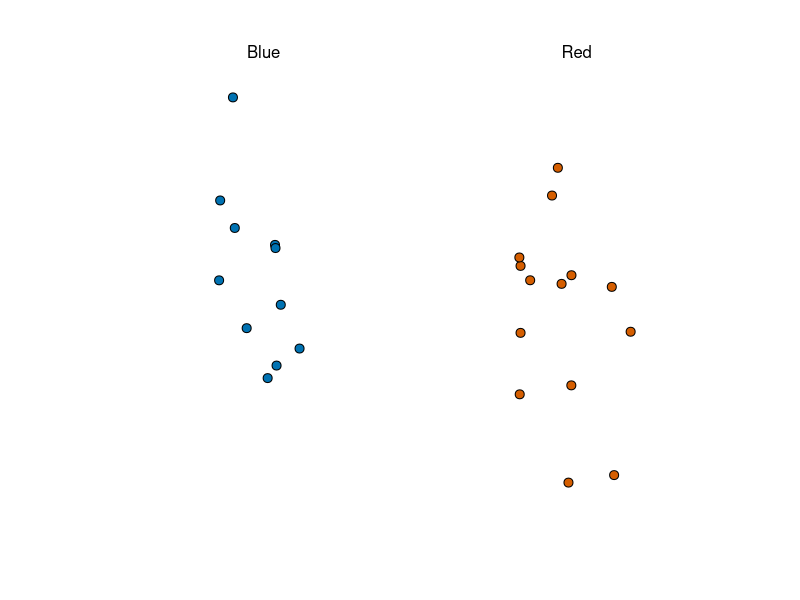
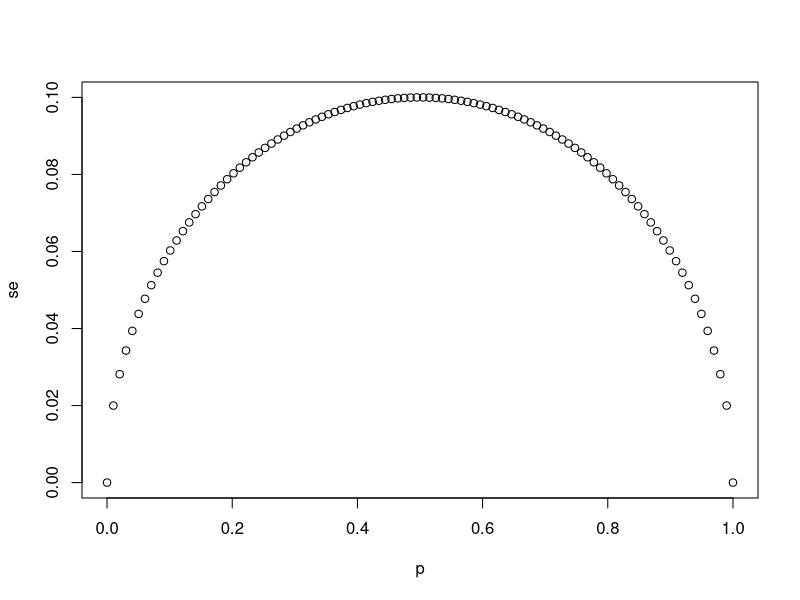
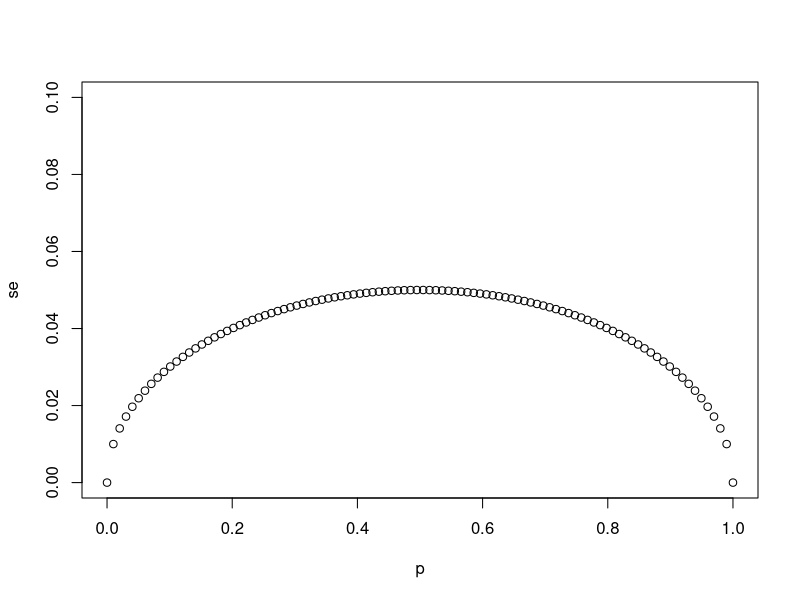
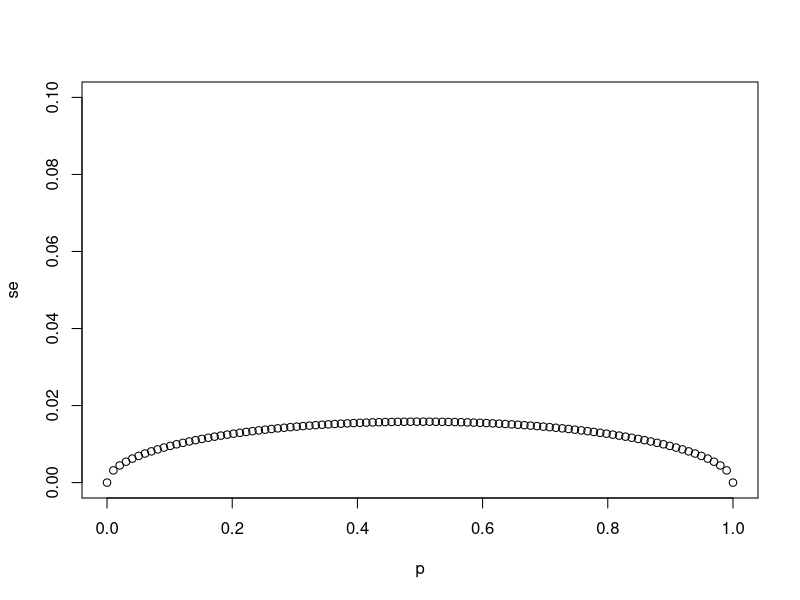
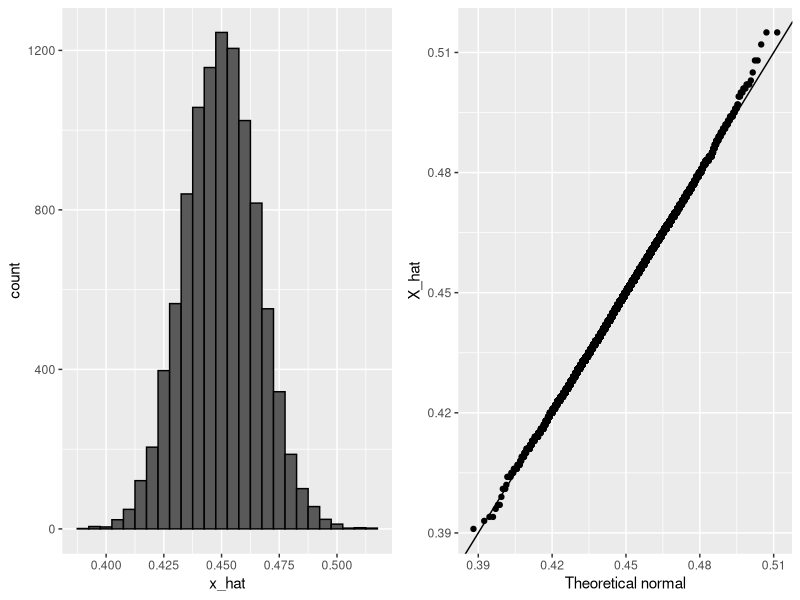
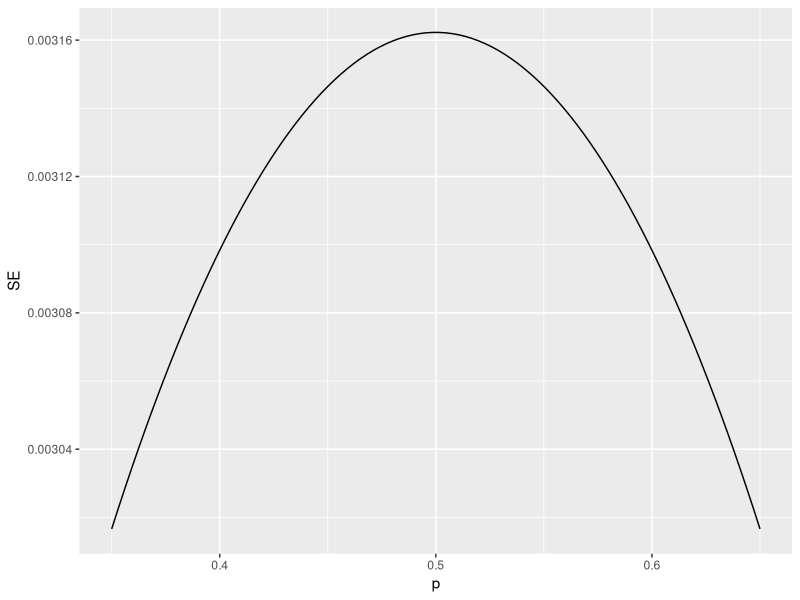

Source code (R) for these figures, in order: (Note: this script raises an error after producing the figures.)
#getwd()
#setwd("D:\R_projects\Jumble")

library(tidyverse)
library(dslabs)
take_poll(25)    # draw 25 beads

# The vector `p` contains 100 proportions of Democrats ranging from 0 to 1 using the `seq` function
p <- seq(0, 1, length = 100)

# The vector `sample_sizes` contains the three sample sizes
sample_sizes <- c(25, 100, 1000)

# Write a for-loop that calculates the standard error `se` for every value of `p` for each of the three samples sizes `N` in the vector `sample_sizes`. Plot the three graphs, using the `ylim` argument to standardize the y-axis across all three plots.

for (N in sample_sizes){
  se <- sqrt(p*(1-p)/N)
  plot(p,se,ylim=c(0,0.1))
}

#Computing the probability of X_bar being within .01 of p
X_hat <- 0.48
se <- sqrt(X_hat*(1-X_hat)/25)
pnorm(0.01/se) - pnorm(-0.01/se)


p <- 0.45
N <- 1000
B <- 10000


x_hat <- replicate(B,{
 x <- sample(c(0,1),N,replace = TRUE,prob = c(1-p,p))
 mean(x)
 })

mean(x_hat)
sd(x_hat)

library(tidyverse)
library(gridExtra)

p1 <- data.frame(x_hat = x_hat) %>%
  ggplot(aes(x_hat)) +
  geom_histogram(binwidth = 0.005, color = "black")

p2 <- data.frame(x_hat = x_hat) %>%
  ggplot(aes(sample = x_hat)) +
  stat_qq(dparams = list(mean = mean(x_hat), sd = sd(x_hat))) +
  geom_abline() +
  ylab("X_hat") +
  xlab("Theoretical normal")

grid.arrange(p1, p2, nrow=1)

#Plotting margin of error in an extremely large poll over a range of values of p
N <- 100000
p <- seq(0.35, 0.65, length = 100)
SE <- sapply(p, function(x) 2*sqrt(x*(1-x)/N))
data.frame(p = p, SE = SE) %>%
  ggplot(aes(p, SE)) +
  geom_line() 

#qqplot without ggplot
qqnorm(errors)
qqline(errors)

#----------------------
data("nhtemp")
head(nhtemp)
# handling ts data type.

data.frame(year=as.numeric(time(nhtemp)),temperature = as.numeric(nhtemp)) %>%
  ggplot(aes(year,temperature)) + geom_point() + geom_smooth() + ggtitle("Average Yearly Temperatures in New Haven")
#stat_smooth has more options
data.frame(year=as.numeric(time(nhtemp)),temperature = as.numeric(nhtemp)) %>%
  ggplot(aes(year,temperature)) + geom_point() + stat_smooth() + ggtitle("Average Yearly Temperatures in New Haven")

#-----
z <- qnorm(0.995)    # calculate z to solve for 99% confidence interval
pnorm(qnorm(0.995))    # demonstrating that qnorm gives the z value for a given probability
pnorm(qnorm(1-0.995))    # demonstrating symmetry of 1-qnorm
pnorm(z) - pno
rm(-z)    # demonstrating that this z value gives correct probability for interval

#--- monte carlo for CI
p <- 0.45
N <- 1000
X <- sample(c(0,1), size = N, replace = TRUE, prob = c(1-p, p))    # generate N observations
X_hat <- mean(X)    # calculate X_hat
SE_hat <- sqrt(X_hat*(1-X_hat)/N)    # calculate SE_hat, SE of the mean of N observations
c(X_hat - 2*SE_hat, X_hat + 2*SE_hat)    # build interval of 2*SE above and below mean

B <- 10000
inside <- replicate(B,{
  x <- sample(c(0,1), size = N , replace = TRUE , prob = c(1-p,p))
  x_hat <- mean(x)
  SE_hat <- sqrt(x_hat*(1-x_hat)/N)
  between(p,x_hat-2*SE_hat,x_hat+2*SE_hat)
})
mean(inside)

# Confidence interval for the spread with sample size of 25 - power of the test???
N <- 25
x_hat <- 0.48
(2 * x_hat - 1) + c(-1.96, 1.96) * 2 * sqrt(x_hat * (1 - x_hat) / N)

require(dslabs)
require(tidyverse)
data(polls_us_election_2016)
polls <- polls_us_election_2016 %>% filter(enddate>=as.Date("2016-10-31") & state=="U.S.")
polls <- polls_us_election_2016 %>% filter(enddate>="2016-10-31" & state=="U.S.")


#--- How to create plot for only the count of groupbu variable is five or more
#data %>% group_by(variable_for_grouping) %>% filter(n() >= 5)


#----Simulating polls to aggregate the poll results
d <- 0.039
Ns <- c(1298, 533, 1342, 897, 774, 254, 812, 324, 1291, 1056, 2172, 516)
p <- (d+1)/2

confidence_intervals <- sapply(Ns,function(N){
  X <- sample(c(0,1),size = N,replace = TRUE,prob = c(1-p,p))
  X_hat <- mean(X)
  SE_hat <- sqrt(X_hat*(1-X_hat)/N)
  2*c(X_hat, X_hat - 2*SE_hat, X_hat + 2*SE_hat) - 1 #CI of spread d=2p-1| 2*X_hat-1 == d_hat same goes with CI
})

polls <- data.frame(poll = 1:ncol(confidence_intervals), #poll <- seq(1:ncol(CI))
                    t(confidence_intervals), #transpose of the vector it has 3 variables "estimate", "low", "high"
                    sample_size = Ns)
names(polls) <- c("poll", "estimate", "low", "high", "sample_size")
polls

# Calculating the spread of combined polls

d_hat <- polls %>%
  summarize(avg = sum(estimate*sample_size) / sum(sample_size)) %>%
  .$avg

p_hat <- (1+d_hat)/2
moe <- 2*1.96*sqrt(p_hat*(1-p_hat)/sum(polls$sample_size))   
round(d_hat*100,1)
round(moe*100, 1)

#-------------------------

library(dslabs)
library(tidyverse)
data(polls_us_election_2016)
names(polls_us_election_2016)

levels(polls_us_election_2016$grade)

polls <- polls_us_election_2016 %>% 
  filter(state=="U.S." & enddate>="2016-10-31" & (grade %in% c("A+","A","A-","B+") | is.na(grade)))

polls <- polls %>%
  mutate(spread = rawpoll_clinton/100 - rawpoll_trump/100)

d_hat <- polls %>% summarise(d_hat=spread*samplesize/sum(samplesize)) %>% 
  .$d_hat #with this final step covert the data.frame in to numeric vector


p_hat <- (d_hat+1)/2
moe <- 1.96 * 2 * sqrt(p_hat*(1-p_hat)/sum(polls$samplesize)) #d=2p-1 -> se(d)= 2 se(p) d_hat=2*x_hat - 1

polls %>%
  ggplot(aes(spread)) +
  geom_histogram(color="black", binwidth = .01)

polls %>% group_by(pollster) %>% #group data based on pollester
  filter(n() >= 6) %>%   # n() counts the number by grouped variable 
  ggplot(aes(pollster, spread)) +
  geom_point() +
  theme(axis.text.x = element_text(angle = 90, hjust = 1))

# collect last result before the election for each pollster
one_poll_per_pollster <- polls %>% group_by(pollster) %>%
  filter(enddate == max(enddate)) %>%      # keep latest poll
  ungroup()

# histogram of spread estimates
one_poll_per_pollster %>%
  ggplot(aes(spread)) + geom_histogram(binwidth = 0.01)

# construct 95% confidence interval
results <- one_poll_per_pollster %>%
  summarize(avg = mean(spread), se = sd(spread)/sqrt(length(spread))) %>%
  mutate(start = avg - 1.96*se, end = avg + 1.96*se)
round(results*100, 1)

#--montecarlo for bayse therom

prev <- 0.00025    # disease prevalence
N <- 100000    # number of tests
outcome <- sample(c("Disease", "Healthy"), N, replace = TRUE, prob = c(prev, 1-prev))

N_D <- sum(outcome == "Disease")    # number with disease
N_H <- sum(outcome == "Healthy")    # number healthy

# for each person, randomly determine if test is + or -
accuracy <- 0.99
test <- vector("character", N) #create empty charactor vector. code works evem without this.
#testing patience with test
test[outcome == "Disease"] <- sample(c("+", "-"), N_D, replace=TRUE, prob = c(accuracy, 1-accuracy))
test[outcome == "Healthy"] <- sample(c("-", "+"), N_H, replace=TRUE, prob = c(accuracy, 1-accuracy))

table(outcome, test)

#--use of pnorm
pnorm(0,exp_value,se)
#---equals to 
pnorm((0-exp_value)/se)

####--------------ELECTION FORCASTING---------------------
require(dslabs)
require(tidyverse)
data(polls_us_election_2016)
head(polls_us_election_2016)
names(polls_us_election_2016)
levels(polls_us_election_2016$state)
levels(polls_us_election_2016$grade)

polls <- polls_us_election_2016 %>% 
  filter(state=="U.S." & enddate>="2016-10-31" & (grade %in% c("A+", "A", "A-", "B+") | is.na(grade))) %>%
  mutate(spread = rawpoll_clinton/100 - rawpoll_trump/100)

one_poll_per_pollster <- polls %>% group_by(pollster) %>% filter(enddate==max(enddate)) %>% ungroup()

results <- one_poll_per_pollster %>%
  summarize(avg = mean(spread), se = sd(spread)/sqrt(length(spread))) %>%
  mutate(start = avg - 1.96*se, end = avg + 1.96*se)

#-----------length(spread) == n()
#results <- one_poll_per_pollster %>%
#  summarize(avg = mean(spread), se = sd(spread)/sqrt(n())) %>%
#  mutate(start = avg - 1.96*se, end = avg + 1.96*se)

#--- mu and tau probability of difference when no polls are made
#----posterior probability when some poll data are observed
mu <- 0
tau <- 0.035
sigma <- results$se # sigma and Y observed mean and sigma 
Y <- results$avg
B <- sigma^2 / (sigma^2 + tau^2)
posterior_mean <- B*mu + (1-B)*Y # true mean given that some poll data observed before the election
posterior_se <- sqrt(1 / (1/sigma^2 + 1/tau^2))

# 95% credible interval
posterior_mean + c(-1.96, 1.96)*posterior_se

# probability of d > 0
1 - pnorm(0, posterior_mean, posterior_se)


#---Simulated data with x= d + pollster sampling error
#---the variance ~N(0,2sqrt(p(1-p)))
#--expected value is d + sampling error

J <- 6
N <- 2000
d <- .021
p <- (d+1)/2
X <- d + rnorm(J, 0, 2*sqrt(p*(1-p)/N))


#-- adding multiple polster
#----now have pollster sampling varibility this is not pollster specific house variability. just the random error. 

I <- 5
J <- 6
N <- 2000
d <- .021
p <- (d+1)/2
X <- sapply(1:I, function(i){
  d + rnorm(J, 0, 2*sqrt(p*(1-p)/N))
})

# adding pollster error which is uniq to single pollster

I <- 5
J <- 6
N <- 2000
d <- .021
p <- (d+1)/2
h <- rnorm(I, 0, 0.025)    # assume standard error of pollster-to-pollster variability is 0.025
X <- sapply(1:I, function(i){
  d + h[i] + rnorm(J, 0, 2*sqrt(p*(1-p)/N))
})


pivot_longer(as.data.frame(X),cols = V1:V5,names_to = "Pollster") %>% 
  mutate(Pollster=as.factor(Pollster)) %>% ggplot(aes(x=value,y=Pollster)) + geom_point() + geom_line()


# worked ---data.frame(x=c(X),y=rep(1:6,5)) %>% ggplot(aes(x=x,y=y)) + geom_point() + ylim(0,6)


# ---simulation is over. simulated data match with observed pattern. theroy holds

#--now we are adding general yearly bias for entire data set
#-----adding extra 0.025(this is not pollster house effect) variablity to previously found "results$se". 
#---this result$se includes all pollster house variability + random variability

mu <- 0
tau <- 0.035
sigma <- sqrt(results$se^2 + .025^2)
Y <- results$avg
B <- sigma^2 / (sigma^2 + tau^2)

posterior_mean <- B*mu + (1-B)*Y
posterior_se <- sqrt(1 / (1/sigma^2 + 1/tau^2))

1 - pnorm(0, posterior_mean, posterior_se)

#-----------------------------------Top 5 states ranked by electoral votes
#---polls_us_election_2016 and results_us_election_2016 two data sets
library(tidyverse)
library(dslabs)
data("polls_us_election_2016")
head(results_us_election_2016)

#arrange /match functions should be used
results_us_election_2016 %>% arrange(desc(electoral_votes)) %>% top_n(5, electoral_votes)

#sort returns a sorted vector. this do not arrange the entire dataframe according to sorted varible as in excel.
#results_us_election_2016 %>%mutate(sort(clinton,decreasing = TRUE)) %>% top_n(5, clinton)

head(polls_us_election_2016)
names(polls_us_election_2016)
#order alphabatically. unique function do not so
levels(as.factor(polls_us_election_2016$state))
#unique(results_us_election_2016$state)

results <- polls_us_election_2016 %>% filter(state!="U.S." &
                                               !str_detect(state,"CD") &
                                               enddate >="2016-10-31" & 
                                               (grade %in% c("A+","A","A-","B+") | is.na(grade))) %>%
  mutate(spread = rawpoll_clinton/100 - rawpoll_trump/100) %>% 
  group_by(state) %>%
  summarize(avg = mean(spread), sd = sd(spread), n = n()) %>%
  mutate(state = as.character(state)) # summarize create state as a factor. now changing back it into charactor

results %>% filter(!is.na(sd)) %>%
  add_column(y=0) %>%  # need to add dummy column to plot all dots in a line
  ggplot(aes(sd,y)) + geom_point() + geom_boxplot()

# 10 closest races = battleground states
results %>% arrange(abs(avg))

# joining electoral college votes and results
results <- left_join(results, results_us_election_2016, by="state")

# states with no polls: note Rhode Island and District of Columbia = Democrat
#(not included in results dbf,out of our study)
results_us_election_2016 %>% filter(!state %in% results$state)

#dealing with just one poll. no sd for those.
results <- results %>% mutate(sd = ifelse(is.na(sd),median(results$sd,na.rm=TRUE),sd))

#----Calculating the posterior mean and posterior standard error
mu <- 0
tau <- 0.02
results %>% mutate(sigma = sd/sqrt(n),
                   B = sigma^2/ (sigma^2 + tau^2),
                   posterior_mean = B*mu + (1-B)*avg,
                   posterior_se = sqrt( 1 / (1/sigma^2 + 1/tau^2))) %>%
  arrange(abs(posterior_mean))

#----Monte Carlo simulation of Election Night results (no general bias). this calculates state wise

mu <- 0
tau <- 0.02
clinton_EV <- replicate(1000, { results %>% mutate(
  sigma = sd/sqrt(n),
  B = sigma^2/(sigma^2+tau^2),
  posterior_mean = B*mu + (1-B)*avg,
  posterior_se = sqrt(1 / (1/sigma^2 + 1/tau^2)),
  simulated_result = rnorm(length(posterior_mean),posterior_mean,posterior_se),
  clinton = ifelse(simulated_result>0,electoral_votes,0)) %>%
    summarise(clinton = sum(clinton)) %>% .$clinton + 7
 })
mean(clinton_EV > 269)    # over 269 votes wins election

# histogram of outcomes
P1 <- data.frame(clinton_EV) %>%
  ggplot(aes(clinton_EV)) +
  geom_histogram(binwidth = 1) +
  geom_vline(xintercept = 269)

#----Monte Carlo simulation of Election Night results WITH GENERAL BIAS. this calculates state wise

mu <- 0
tau <- 0.02
bias_sd <- 0.03
clinton_EV_2 <- replicate(1000, { results %>% mutate(
  sigma = sqrt((sd^2/n)+bias_sd^2),
  B = sigma^2/(sigma^2+tau^2),
  posterior_mean = B*mu + (1-B)*avg,
  posterior_se = sqrt(1 / (1/sigma^2 + 1/tau^2)),
  simulated_result = rnorm(length(posterior_mean),posterior_mean,posterior_se),
  clinton = ifelse(simulated_result>0,electoral_votes,0)) %>%
    summarise(clinton = sum(clinton)) %>% .$clinton + 7
})
mean(clinton_EV_2 > 269)    # over 269 votes wins election

# histogram of outcomes
P2 <- data.frame(clinton_EV_2) %>%
  ggplot(aes(clinton_EV_2)) +
  geom_histogram(binwidth = 1) +
  geom_vline(xintercept = 269)

require(gridExtra)
grid.arrange(P1,P2,nrow=2)

#-------------------- Forecasting -------------
one_pollster <- polls_us_election_2016 %>% filter(pollster == "Ipsos" & state == "U.S.") %>% 
  mutate(spread = rawpoll_clinton/100 - rawpoll_trump/100)

se <- one_pollster %>%
  summarize(empirical = sd(spread),
            theoretical = 2*sqrt(mean(spread)*(1-mean(spread))/min(samplesize)))
se

polls_us_election_2016 %>%
  filter(state == "U.S." & enddate >= "2016-07-01") %>%
  group_by(pollster) %>%
  filter(n() >= 10) %>%
  ungroup() %>%
  mutate(spread = rawpoll_clinton/100 - rawpoll_trump/100) %>%
  ggplot(aes(enddate, spread)) +
  geom_smooth(method = "loess", span = 0.1) +
  geom_point(aes(color = pollster), show.legend = FALSE, alpha = 0.6)

#---original function with gather() - old -------
polls_us_election_2016 %>%
  filter(state == "U.S." & enddate >= "2016-07-01") %>%
  select(enddate, pollster, rawpoll_clinton, rawpoll_trump) %>%
  rename(Clinton = rawpoll_clinton, Trump = rawpoll_trump) %>%
  gather(candidate, percentage, -enddate, -pollster) %>%
  mutate(candidate = factor(candidate, levels = c("Trump", "Clinton"))) %>%
  group_by(pollster) %>%
  filter(n() >= 10) %>%
  ungroup() %>%
  ggplot(aes(enddate, percentage, color = candidate)) +
  geom_point(show.legend = FALSE, alpha = 0.4) +
  geom_smooth(method = "loess", span = 0.15) +
  scale_y_continuous(limits = c(30, 50))


#---- Recreated with pivot_longer() - New function
polls_us_election_2016 %>%
  filter(state == "U.S." & enddate >= "2016-07-01") %>%
  select(enddate, pollster, rawpoll_clinton, rawpoll_trump) %>%
  rename(Clinton = rawpoll_clinton, Trump = rawpoll_trump) %>%
  pivot_longer(c(Clinton,Trump),names_to = "candidate", values_to = "percentage") %>%
  mutate(candidate = factor(candidate, levels = c("Trump", "Clinton"))) %>%
  group_by(pollster) %>%
  filter(n() >= 10) %>%
  ungroup() %>%
  ggplot(aes(enddate, percentage, color = candidate)) +
  geom_point(show.legend = FALSE, alpha = 0.4) +
  geom_smooth(method = "loess", span = 0.15) +
  scale_y_continuous(limits = c(30, 50))

#---------------data camp exercise - -
# The `cis` data have already been loaded for you
polls <- polls_us_election_2016 %>% 
  filter(state != "U.S." & enddate >= "2016-10-31") %>% 
  mutate(spread = rawpoll_clinton/100 - rawpoll_trump/100)

cis <- polls %>% mutate(X_hat = (spread+1)/2, se = 2*sqrt(X_hat*(1-X_hat)/samplesize), 
                        lower = spread - qnorm(0.975)*se, upper = spread + qnorm(0.975)*se) %>%
  select(state, startdate, enddate, pollster, grade, spread, lower, upper)

ci_data <- cis %>% mutate(state = as.character(state)) %>% left_join(add, by = "state")



# Create an object called `p_hits` that summarizes the proportion of hits for each pollster that has at least 5 polls.
p_hits <- ci_data %>% mutate(hit=upper>actual_spread & actual_spread > lower) %>% group_by(pollster) %>%
  filter(n()>=5) %>% summarize(proportion_hits=mean(hit),n=n(),grade=grade[1]) %>% arrange(desc(proportion_hits))

p_hits <- ci_data %>% mutate(hit=upper>actual_spread & actual_spread > lower) %>% group_by(state) %>%
  filter(n()>=5) %>% summarize(proportion_hits=mean(hit),n=n()) %>% arrange(desc(proportion_hits))

p_hits %>% ggplot(aes(x=state,y=proportion_hits)) + geom_bar(stat="identity") + coord_flip()

#-----Ascending and descending ordering of states based on mean(hit) + use of weight= for proportion
#-----incited of identity - this is harder because mean(hit) is not a natural value

p_hits <- ci_data %>% mutate(hit=upper>actual_spread & actual_spread > lower) %>% group_by(state) %>%
  filter(n()>=5) %>% summarize(proportion_hits=mean(hit),n=n())

p_hits %>% mutate(state=fct_reorder(state,proportion_hits)) %>% ggplot(aes(x=state)) + geom_bar(aes(weight=proportion_hits)) + coord_flip() 
p_hits %>% mutate(state=fct_reorder(state,proportion_hits,.desc = TRUE)) %>% ggplot(aes(x=state)) + geom_bar(aes(weight=proportion_hits)) + coord_flip() 

#------example of reordering for factoring variable itself
theTable <- data.frame(
  Position= 
    c("Zoalkeeper", "Zoalkeeper", "Defense",
      "Defense", "Defense", "Striker"),
  Name=c("James", "Frank","Jean",
         "Steve","John", "Tim"))

p1 <- ggplot(theTable, aes(x = Position)) + geom_bar()
p2 <- ggplot(theTable, aes(x = fct_infreq(Position))) + geom_bar()
p3 <- ggplot(theTable, aes(x = fct_rev(fct_infreq(Position)))) + geom_bar()

gridExtra::grid.arrange(p1, p2, p3, nrow=3)             

#--if you could manually adjust the order
positions <- c("Zoalkeeper", "Defense", "Striker")
ggplot(theTable, aes(x = Position)) + scale_x_discrete(limits = positions) + geom_bar()
#---another way
ggplot(theTable,
       aes(x=reorder(Position,Position,
                     function(x)-length(x)))) + #anonymous function(onetime function) remove (-) for ascending order
  geom_bar()
#-----------------------
require(dslabs)
data("polls_us_election_2016")

polls <- polls_us_election_2016 %>% 
  filter(state == "U.S." & enddate >= "2016-10-31" &
           (grade %in% c("A+","A","A-","B+") | is.na(grade))) %>% 
  mutate(spread = rawpoll_clinton/100 - rawpoll_trump/100)

one_poll_per_pollster <- polls %>% group_by(pollster) %>% 
  filter(enddate == max(enddate)) %>%
  ungroup()

one_poll_per_pollster %>%
  ggplot(aes(sample=spread)) + stat_qq()


#-------------- T distribution

z <- qt(0.975, nrow(one_poll_per_pollster) - 1)
one_poll_per_pollster %>%
  summarize(avg = mean(spread), moe = z*sd(spread)/sqrt(length(spread))) %>%
  mutate(start = avg - moe, end = avg + moe)

# quantile from t-distribution versus normal distribution
qt(0.975, 14)    # 14 = nrow(one_poll_per_pollster) - 1
qnorm(0.975)

# Calculate the probability of seeing t-distributed random variables being more than 2 in absolute value when 'df = 3'.
(1-pt(2,3)) + pt(-2,3)


#---example of creating CI from small sample using normal
data(heights)

# Use the sample code to generate 'x', a vector of male heights
x <- heights %>% filter(sex == "Male") %>%
  .$height

# Create variables for the mean height 'mu', the sample size 'N', and the number of times the simulation should run 'B'
mu <- mean(x)
N <- 15
B <- 10000

# Use the `set.seed` function to make sure your answer matches the expected result after random sampling
set.seed(1)

# Generate a logical vector 'res' that contains the results of the simulations
res1 <- replicate(B,{
  s <- sample(x,N,replace=TRUE)
  interval <- mean(s) + c(-qnorm(.975),qnorm(0.975))*sd(s)/sqrt(N)
  between(mu,interval[1],interval[2])
})

#---example of creating CI from small sample using t

# Generate a logical vector 'res' that contains the results of the simulations using the t-distribution
res2 <- replicate(B,{
  s <- sample(x,N,replace=TRUE)
  interval <- mean(s) + c(-qt(.975,14),qt(0.975,14))*sd(s)/sqrt(N)
  between(mu,interval[1],interval[2])
})

mean(res1)
mean(res2) #t captures the 95%

#-----------------Association Tests

library(tidyverse)
library(dslabs)
data(research_funding_rates)
str(research_funding_rates)

#----Old version as text book. use funs()
totals1 <- research_funding_rates %>%
  select(-discipline) %>%
  summarize_all(funs(sum)) %>%
  summarize(yes_men = awards_men,
            no_men = applications_men - awards_men,
            yes_women = awards_women,
            no_women = applications_women - awards_women)

#----New version as text book. use list()
totals <- research_funding_rates %>%
  select(-discipline) %>% 
  summarise_all(list(sum)) %>% #--summarize across 9 different disciplines. function is (sum) other functions also b added
      summarize(yes_men = awards_men,
            no_men = applications_men - awards_men,
            yes_women = awards_women,
            no_women = applications_women - awards_women)

identical(totals1,totals)

totals %>% summarize(percent_men = yes_men/(yes_men + no_men),
                     percent_women = yes_women/(yes_women + no_women))

#----- Lady pouring Tea

#-- distribution is hypergeometric means k number of success from n draws WITHOUT replacement(Binomial with replacement)
#-- tab simulate a result with 3 success.  
tab <- matrix(c(3,1,1,3), 2, 2)
rownames(tab) <- c("Poured Before", "Poured After")
colnames(tab) <- c("Guessed Before", "Guessed After")
tab

# p-value calculation with Fisher's Exact Test
fisher.test(tab, alternative = "greater")
